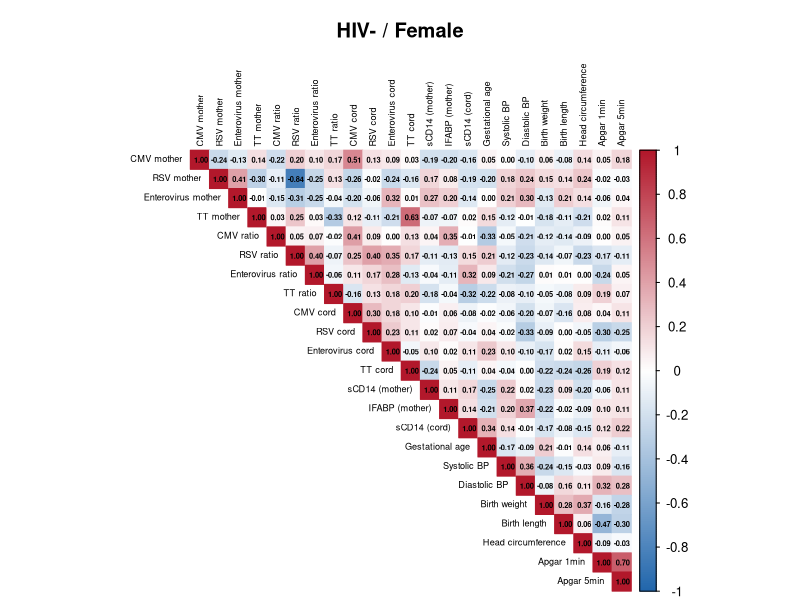
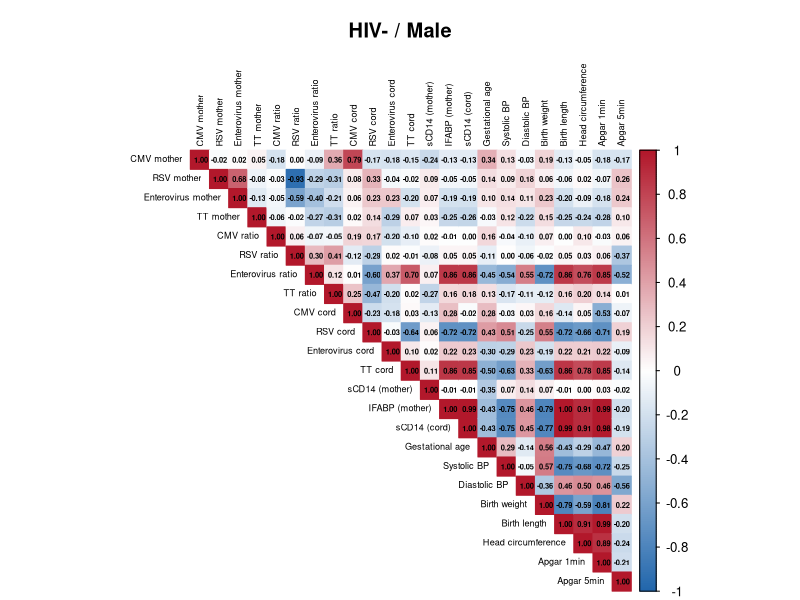
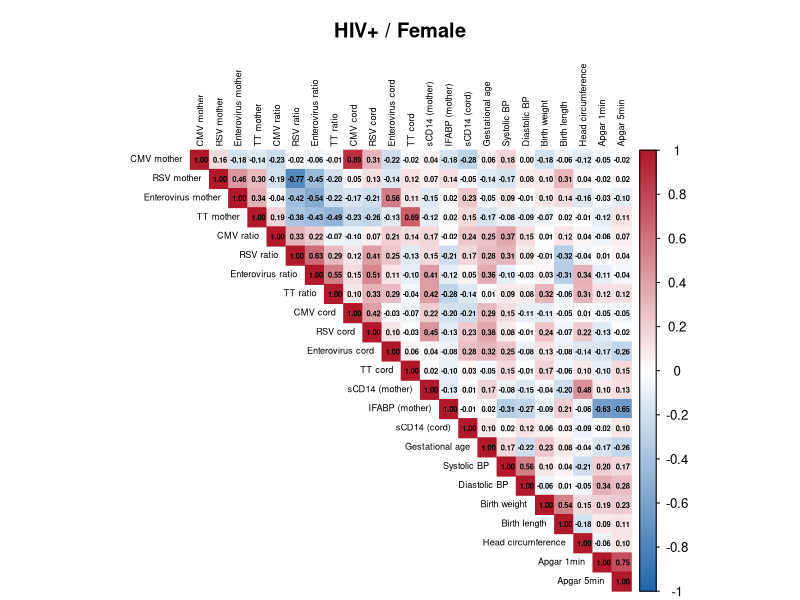
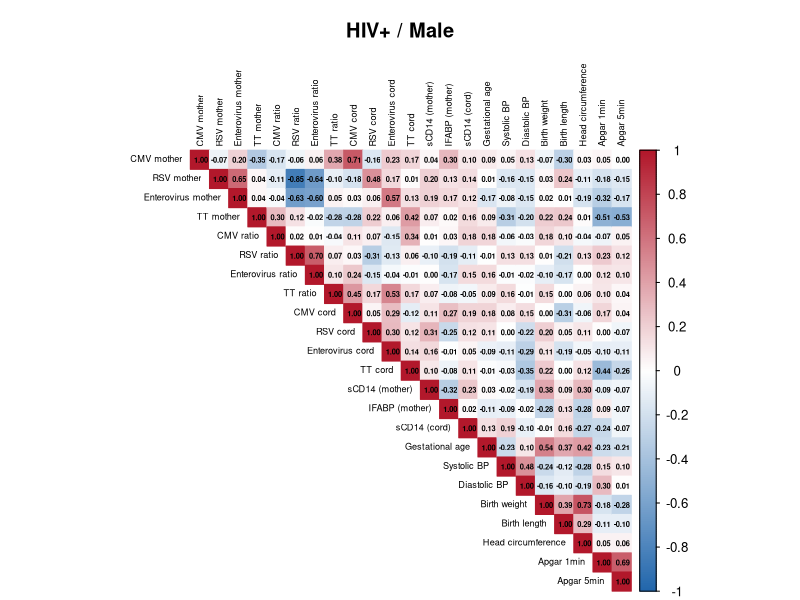
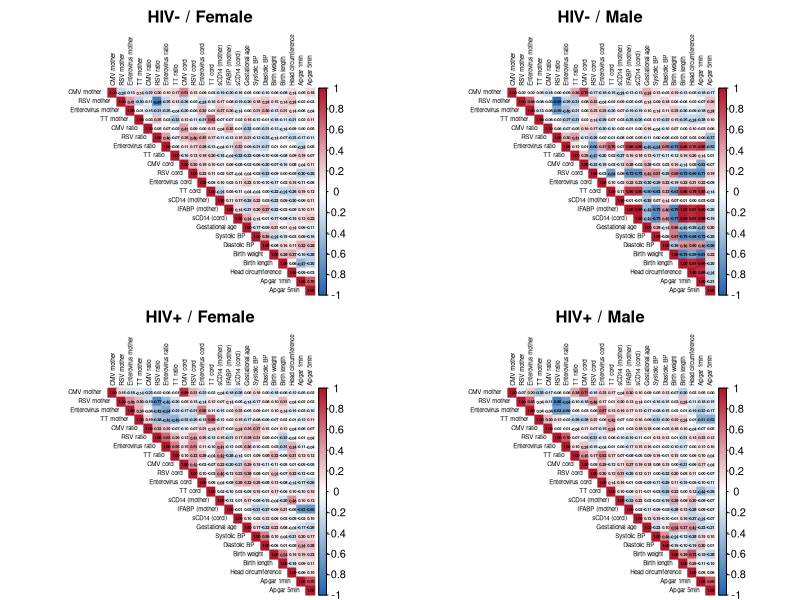

Generate these figures, in order, with R:
library(tidyverse)
library(corrplot)

donnees <- read_tsv("data/etude_mere_enfant.csv", na = c("", "NA", "f"), show_col_types = FALSE)
donnees <- donnees %>%
  mutate(`CMV cord` = as.numeric(`CMV cord`),
         Howmanylivingchildrendoyouhave = as.numeric(Howmanylivingchildrendoyouhave))

# All continuous markers
markers <- c(
  "CMV mother", "RSV mother", "Enterovirus mother", "TT mother",
  "ratio CMV", "ratio RSV", "ratio ENTERO", "ratio TT",
  "CMV cord", "RSV cord", "Enterovirus cord", "TT Cord",
  "sCD14 [ng/ml]", "IFABP [pg/ml]", "cord sCD14 [ng/ml]",
  "Gestestational age of delivery",
  "Systolic blood pressure", "Diastolic blood pressure",
  "Birth weigh (tg)", "Birth length (cm)", "Head circumference (cm)",
  "Apgar score at 1st minute", "Apgar score in 5mins"
)

display_names <- c(
  "CMV mother", "RSV mother", "Enterovirus mother", "TT mother",
  "CMV ratio", "RSV ratio", "Enterovirus ratio", "TT ratio",
  "CMV cord", "RSV cord", "Enterovirus cord", "TT cord",
  "sCD14 (mother)", "IFABP (mother)", "sCD14 (cord)",
  "Gestational age", "Systolic BP", "Diastolic BP",
  "Birth weight", "Birth length", "Head circumference",
  "Apgar 1min", "Apgar 5min"
)
names(display_names) <- markers

groups <- list(
  list(hiv = "Negative", sex = "F", label = "HIV- / Female"),
  list(hiv = "Negative", sex = "M", label = "HIV- / Male"),
  list(hiv = "Positive", sex = "F", label = "HIV+ / Female"),
  list(hiv = "Positive", sex = "M", label = "HIV+ / Male")
)

col_pal <- colorRampPalette(c("#2166AC", "white", "#B2182B"))(200)

# Also generate individual plots
for (grp in groups) {
  sub <- donnees %>% 
    filter(`HIV STATUS` == grp$hiv, `child SEX` == grp$sex)
  
  cor_mat <- cor(sub[, markers], use = "pairwise.complete.obs")
  colnames(cor_mat) <- display_names[colnames(cor_mat)]
  rownames(cor_mat) <- display_names[rownames(cor_mat)]
  
  fname <- paste0("notebooks/cor_", grp$hiv, "_", grp$sex, ".png")
  png(fname, width = 1400, height = 1300, res = 120)
  corrplot(cor_mat, method = "color", type = "upper",
           col = col_pal, tl.col = "black", tl.cex = 0.55,
           number.cex = 0.45, addCoef.col = "black",
           cl.lim = c(-1, 1), is.corr = TRUE,
           title = grp$label, mar = c(0, 0, 3, 0),
           na.label = "NA", na.label.col = "gray")
  dev.off()
  cat(sprintf("Saved: %s (n=%d)\n", fname, nrow(sub)))
}

# Also create a combined 2x2 layout
png("notebooks/correlation_matrix.png", width = 2400, height = 2200, res = 130)
par(mfrow = c(2, 2), mar = c(1, 1, 3, 1))

for (grp in groups) {
  sub <- donnees %>% 
    filter(`HIV STATUS` == grp$hiv, `child SEX` == grp$sex)
  
  cor_mat <- cor(sub[, markers], use = "pairwise.complete.obs")
  colnames(cor_mat) <- display_names[colnames(cor_mat)]
  rownames(cor_mat) <- display_names[rownames(cor_mat)]
  
  corrplot(cor_mat, method = "color", type = "upper",
           col = col_pal, tl.col = "black", tl.cex = 0.45,
           number.cex = 0.3, addCoef.col = "black",
           cl.lim = c(-1, 1), is.corr = TRUE,
           title = grp$label, mar = c(0, 0, 2, 0),
           na.label = "NA", na.label.col = "gray")
}
dev.off()
cat(sprintf("Saved combined: notebooks/correlation_matrix.png\n"))
